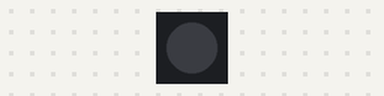
This sketch was run on a simulated ESP32-C3. On the bench: 1 RGB LEDs in strip order, left to right. Dim RGB values are drawn brighter than linear; what the sketch prints to the serial monitor is not drawn.

Above: at 0.1 s.
At 9.1 s:
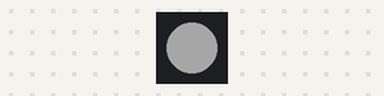
At 24.64 s:
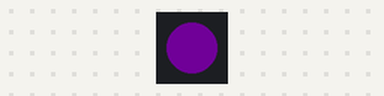
At 39.73 s:
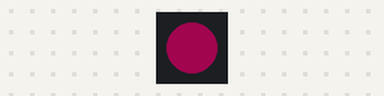
Timing chart, 0 to 40.0 s (numbered marks = the images above):
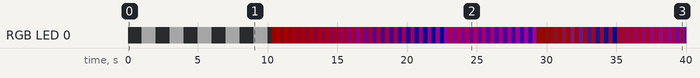

Measured:
- by itself, RGB LED 0: off → RGB(40, 40, 40) at 1.0 s, → off 1.0 s later, → RGB(40, 40, 40) 1.0 s later, → off 1.0 s later, … (109 changes in this stretch)

The sketch:

ESP32C3SMP_RGBTest.ino
```cpp
/*
ESP32-C3-SuperMini-Plus RGB infos (about built in LEDs) here:
https://forum.arduino.cc/t/esp32-s3-onboard-rgb-led/1198754/8

Board: "MakerGO ESP32 C3 SuperMini" from board library "esp32 by Espressif Systems"
*/

#include <Adafruit_NeoPixel.h>

#define PIN 8 // ESP32-C3-SMV2 built-in RGB led
#define NUMPIXELS 1

Adafruit_NeoPixel pixels (NUMPIXELS, PIN, NEO_GRB + NEO_KHZ800);
#define DELAYVAL 500


void setup () {
    Serial.begin (115200);

    Serial.printf ("   PIN %i\n", PIN);

    //pinMode(pin, OUTPUT);

    pixels.begin();

    pixels.clear();

    for(int i=0; i<5; i++) {
      for(int p=0; p<NUMPIXELS; p++) {
        //pixels.setPixelColor(i, pixels.Color (100, 50, 200));
        pixels.setPixelColor(p, pixels.Color (0, 0, 0));
        pixels.show();
        delay(1000);
        pixels.setPixelColor(p, pixels.Color (40, 40, 40));
        pixels.show();
        delay(1000);
      }
    }

    int minr=0; //0
    int maxr=40; //255
    int ming=0; //0
    int maxg=30; //255
    int minb=0; //0
    int maxb=30; //255

    for(int g=ming; g<=maxg; g++) {
      for(int b=minb; b<=maxb; b++) {
        for(int r=minr; r<=maxr; r++) {

          for(int i=0; i<NUMPIXELS; i++) {
            pixels.setPixelColor(i, pixels.Color (r, g, b));
            pixels.show();
            delay(15);
          }

        }
      }
    }

}

void loop () {
}
```
